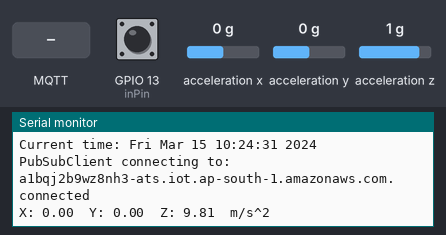
Bench run of a sketch on a simulated ESP8266 (NodeMCU). On the bench: the last lines printed to the serial monitor. The test bench sets the inputs (shaded band); at power-on: acceleration x 0 g, acceleration y 0 g, GPIO 13 (inPin) HIGH, acceleration z 1 g. WiFi joins after 1.5 s; servers stay silent unless stated; the local clock reads 2024-03-15 10:24:30 at power-on unless the sketch sets it; no MQTT or app messages arrive unless stated.

Above: at 2.7 s.
2.8 s: acceleration x set to -1.4 g
At 8.2 s:
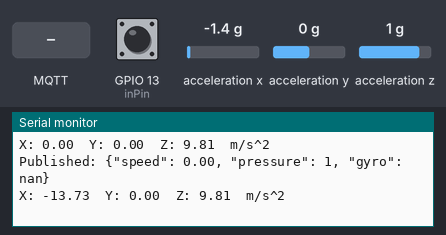
13.2 s: MQTT message "1" arrives on the first subscribed topic
18.2 s: MQTT message "on" arrives on the first subscribed topic
23.3 s: MQTT message "off" arrives on the first subscribed topic
31.3 s: acceleration y set to -1.4 g
At 32.4 s:
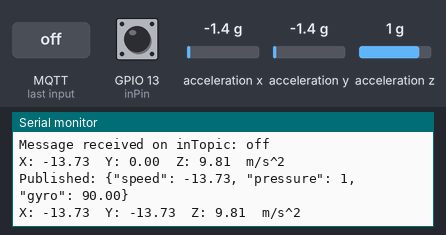

The sketch:

erickshaw_sketch.ino
```cpp
/* IoT Enabled Auto-Rickshaws
 * NodeMCU ESP8266 AWS IoT
 *
 * A program that reads sensor data and then transmits it to AWS IOT Core instance.
 * Uses the pubsubclient library to enable MQTT data transmission.
 *
 * Author: Parth Sharma
 */


// A. BASIC SETUP
// -------------------------------------------------------------

// Library Imports
#include <time.h>
#include "sntp.h"
#include <ESP8266WiFi.h>
#include <PubSubClient.h>
#include <Wire.h>
#include <Adafruit_Sensor.h>    // Adafruit  sensor library
#include <Adafruit_ADXL345_U.h>  // ADXL345 library

// Hardware Initialisations
int inPin = 13;   // choose the input pin (for a pushbutton)
int val = 0;     // variable for reading the pin status
int crash = 0;
float roll;
float pitch;
// Connection to a WiFi Network
const char* ssid = "Rishit's OnePlus";
const char* password = "IMMA1234";

// AWS Connection Endpoint
const char* awsEndpoint = "a1bqj2b9wz8nh3-ats.iot.ap-south-1.amazonaws.com";

// -------------------------------------------------------------


// B. AWS CERTIFICATES
// -------------------------------------------------------------

// 1. xxxxxxxxxx-certificate.pem.crt
static const char certificatePemCrt[] PROGMEM = R"EOF(
-----BEGIN CERTIFICATE-----
MIIDWTCCAkGgAwIBAgIUUt+DdQseqxcI/Gqo9YIy2EDdwn0wDQYJKoZIhvcNAQEL
BQAwTTFLMEkGA1UECwxCQW1hem9uIFdlYiBTZXJ2aWNlcyBPPUFtYXpvbi5jb20g
SW5jLiBMPVNlYXR0bGUgU1Q9V2FzaGluZ3RvbiBDPVVTMB4XDTIyMTIwNTE2NDI1
MFoXDTQ5MTIzMTIzNTk1OVowHjEcMBoGA1UEAwwTQVdTIElvVCBDZXJ0aWZpY2F0
ZTCCASIwDQYJKoZIhvcNAQEBBQADggEPADCCAQoCggEBALYHWlpPrNN0OL44mV03
Ap/5SwrDk/YBRogvdEOEV9hkMjMBVCCsdOaHmLLPUkM0KVlGXDrEDyOhA93fMWzx
jn+JB+5bTqc6bqNc1HRs15NwmmpPMnK/y3bjleonDsBGPi1bUisn52lVigkXvFU2
OSNjdLxIFMIK2da0cGQikg1D9avnyVamtVIqkgDBai/PVYhDT43xSnBCYz8DqbEx
una37NqiYMEd0Q8j7r+/+OPthMwJ7UYMmsEx5GbLJtZRRKPr/Q+Ak7vfR+F/1RXM
3Db3nmnih8uSgNguDn5Bf1QUqJ2dS/aVxQbI1eMIg2oxUTdgop0XiBM+yoeMFNA5
3lECAwEAAaNgMF4wHwYDVR0jBBgwFoAUK7Fxbgy4wruwYnwM7BrUvj8HRQAwHQYD
VR0OBBYEFBcS1h5tk9dUFjPadnYc8CPlmZ6tMAwGA1UdEwEB/wQCMAAwDgYDVR0P
AQH/BAQDAgeAMA0GCSqGSIb3DQEBCwUAA4IBAQAatoJnNTJXo9Ik09dbkV2hIzKk
KrzXR/sGn9gD7c/30unAE7eEqWIHnAb0P+cQoJvwwzFe28/UfAwhkiNxIHxf5nMs
oGRqNCzWnRVO3DZ3IvtsVZqBNju34bTKRZS4oOlT7HIuUODgS1t4GriGdghofy7r
3IHQIeMwDnUunnvmqMHHpf5AokzqblFPdyMoT/BVvYXFQ73mUsb46rJQkxKZoxz/
zBNF04fzeVBjNPexY/3AkTP6nZkB82b0BGp/OldN0P5F4ktr3jSWEb8oVPST8nEU
xFt8ZpGdsWe9DYTSbUzc4HHtB+REhu8FeJYrjgEB8U68aojxrU0uqccCScI1
-----END CERTIFICATE-----
)EOF";

// 2. xxxxxxxxxx-private.pem.key
static const char privatePemKey[] PROGMEM = R"EOF(
-----BEGIN RSA PRIVATE KEY-----
MIIEowIBAAKCAQEAtgdaWk+s03Q4vjiZXTcCn/lLCsOT9gFGiC90Q4RX2GQyMwFU
IKx05oeYss9SQzQpWUZcOsQPI6ED3d8xbPGOf4kH7ltOpzpuo1zUdGzXk3Caak8y
cr/LduOV6icOwEY+LVtSKyfnaVWKCRe8VTY5I2N0vEgUwgrZ1rRwZCKSDUP1q+fJ
Vqa1UiqSAMFqL89ViENPjfFKcEJjPwOpsTG6drfs2qJgwR3RDyPuv7/44+2EzAnt
RgyawTHkZssm1lFEo+v9D4CTu99H4X/VFczcNveeaeKHy5KA2C4OfkF/VBSonZ1L
9pXFBsjV4wiDajFRN2CinReIEz7Kh4wU0DneUQIDAQABAoIBAAywvIrZTSo8ywvv
9Dk8cZFnluS8N9+JvToXXNqsKleqvJkzuYLBozDDOVEWBR0sUMmpjxqFuqx4OEXK
nq6CtLWNfyEN+pDMERSQjztCr1DXI9zPgqvfVTcHrNbzPCMJgqI04Kijko2Uahgy
MG4cZqVh9Kx/tfrFOOSwFbnVcys7eJKqmnY6s2a2HLUPWX7vft58FsPSLGWIe+B0
OuGT9EZjkApfJvl7FE5yQ1nmEqOlMjW8xkbQXBiN7zYaN1Ji1n+bJN6pWIfJhlYQ
Bg1oBMqIYaKi9K4fRJqouTb1JfIPKLqnRKrwWpqKHG4YmnIR/TTCASl10eCl9KZf
NWX06xUCgYEA3vQLAWPhFbVTpR4hajhvHp1Pk6M0DzsMfEQArklBbCovr9dsFmDw
5NyKLwkBkLIuCKkAI/f254cdrG3JljFeXz5+ig67Ecu9ICb6jWgKsEVWxFgegrzy
v9je4PHKwmZvBTfogbWum+kItcF1si1ywusT5qIpPthJkL+mZD1b57sCgYEA0QJt
nF3V8ufkA0mawgmWA5h6hxX/Y+bjPELkUKNW55PBTwB0sDPMAMmDStOhojNwJ6XQ
BNTpqm9ckPIlgynXrA2Jb/0BZIPTJXRZ6BFgG8bBgf1Wdry2IAcildaDzGGCvlut
UfIuEFtmMw6+4eV7Tf10PWIGzuQfAdhEDoa/M2MCgYAgWj12mC3DXqqinTqwFTxa
ru0rOVWGmET5i0yl/c9WiNCerZ3rqWmLbE1JAf+OJaz0aMGydnsHod22db/44XUW
URU/p1+R94ScM8vL1Tsn1QgAOeFDi3OWTzwYXD3V89NMaI5+tASAb1JqPYZ8soei
rUYYA5QEoJIcRRM6HIVHnQKBgAcvay899pX0LN2EEULsa3DSNBwiwHXhwRwYPJsd
EmbBqJqbrGdGUJQSWWYgImVeGVPzmlQgMaw/SdJd0LZSoOx0Rq5H511aPs8B0flt
Z31s9sgOOoO4dxZgyGqYRk2naIQ8yJeRmM3NJpVIw30mk3eZ5/4YOZ2xL/OzSJur
PDV7AoGBAMZ48eVV93dBPVyWMniIxovoQvtkk5oFWtlBoC+Wyi/TPO947wncHczq
8T/lJyhV5Y+Qq6ZTZwdE6TSNfpM5GOOcB8oiO/EmiF9bnLtjr3MuxFNIK0wwgCDG
xnAwRKFLyCAxMo71/mprwGkPbyB0S4k43+p2xwPkr8yMFrd/bamp
-----END RSA PRIVATE KEY-----
)EOF";

// 3. AWS IOT CA certificate
static const char caPemCrt[] PROGMEM = R"EOF(
-----BEGIN CERTIFICATE-----
MIIDQTCCAimgAwIBAgITBmyfz5m/jAo54vB4ikPmljZbyjANBgkqhkiG9w0BAQsF
ADA5MQswCQYDVQQGEwJVUzEPMA0GA1UEChMGQW1hem9uMRkwFwYDVQQDExBBbWF6
b24gUm9vdCBDQSAxMB4XDTE1MDUyNjAwMDAwMFoXDTM4MDExNzAwMDAwMFowOTEL
MAkGA1UEBhMCVVMxDzANBgNVBAoTBkFtYXpvbjEZMBcGA1UEAxMQQW1hem9uIFJv
b3QgQ0EgMTCCASIwDQYJKoZIhvcNAQEBBQADggEPADCCAQoCggEBALJ4gHHKeNXj
ca9HgFB0fW7Y14h29Jlo91ghYPl0hAEvrAIthtOgQ3pOsqTQNroBvo3bSMgHFzZM
9O6II8c+6zf1tRn4SWiw3te5djgdYZ6k/oI2peVKVuRF4fn9tBb6dNqcmzU5L/qw
IFAGbHrQgLKm+a/sRxmPUDgH3KKHOVj4utWp+UhnMJbulHheb4mjUcAwhmahRWa6
VOujw5H5SNz/0egwLX0tdHA114gk957EWW67c4cX8jJGKLhD+rcdqsq08p8kDi1L
93FcXmn/6pUCyziKrlA4b9v7LWIbxcceVOF34GfID5yHI9Y/QCB/IIDEgEw+OyQm
jgSubJrIqg0CAwEAAaNCMEAwDwYDVR0TAQH/BAUwAwEB/zAOBgNVHQ8BAf8EBAMC
AYYwHQYDVR0OBBYEFIQYzIU07LwMlJQuCFmcx7IQTgoIMA0GCSqGSIb3DQEBCwUA
A4IBAQCY8jdaQZChGsV2USggNiMOruYou6r4lK5IpDB/G/wkjUu0yKGX9rbxenDI
U5PMCCjjmCXPI6T53iHTfIUJrU6adTrCC2qJeHZERxhlbI1Bjjt/msv0tadQ1wUs
N+gDS63pYaACbvXy8MWy7Vu33PqUXHeeE6V/Uq2V8viTO96LXFvKWlJbYK8U90vv
o/ufQJVtMVT8QtPHRh8jrdkPSHCa2XV4cdFyQzR1bldZwgJcJmApzyMZFo6IQ6XU
5MsI+yMRQ+hDKXJioaldXgjUkK642M4UwtBV8ob2xJNDd2ZhwLnoQdeXeGADbkpy
rqXRfboQnoZsG4q5WTP468SQvvG5
-----END CERTIFICATE-----
)EOF";

// Onboarding AWS Certificates to pubsubclient
BearSSL::X509List client_crt(certificatePemCrt);
BearSSL::PrivateKey client_key(privatePemKey);
BearSSL::X509List rootCert(caPemCrt);

WiFiClientSecure wiFiClient;
void msgReceived(char* topic, byte* payload, unsigned int len);
PubSubClient pubSubClient(awsEndpoint, 8883, msgReceived, wiFiClient);

// -------------------------------------------------------------

Adafruit_ADXL345_Unified accel = Adafruit_ADXL345_Unified();   // ADXL345 Object

// PRIMARY CODE
// -------------------------------------------------------------
void setup() {
  Serial.begin(9600); // resetting baud rate from 115200 (check if works)
  Serial.println();
  Serial.println("IOT Enabled Auto Rickshaws");

pinMode(inPin, INPUT);    // declare pushbutton as input

  // WRITE CODE BELOW THIS
 if(!accel.begin())   // if ASXL345 sensor not found
  {
    Serial.println("ADXL345 not detected");
    while(1);
  }

  Serial.print("Connecting to "); Serial.print(ssid);
  WiFi.begin(ssid, password);
  WiFi.waitForConnectResult();
  Serial.print(", WiFi connected, IP address: "); Serial.println(WiFi.localIP());

  // get current time, otherwise certificates are flagged as expired
  sntp_stop(); //speeds up the connection with UDP servers
  sntp_init(); // speeds up the connection with UDP servers
  setCurrentTime();

  wiFiClient.setClientRSACert(&client_crt, &client_key);
  wiFiClient.setTrustAnchors(&rootCert);
}

unsigned long lastPublish;
int msgCount;

void loop() {
  pubSubCheckConnect();
  // WRITE CODE HERE
  val = digitalRead(inPin);  // read input value
  if (val == LOW) {         // check if the input is LOW (button released)
    crash = 0;  // crash has not occured
  }
  if(val == HIGH){
    crash = 1;
     }
  sensors_event_t event;
  accel.getEvent(&event);
  Serial.print("X: ");
  Serial.print(event.acceleration.x);
  Serial.print("  ");
  Serial.print("Y: ");
  Serial.print(event.acceleration.y);
  Serial.print("  ");
  Serial.print("Z: ");
  Serial.print(event.acceleration.z);
  Serial.print("  ");
  Serial.println("m/s^2 ");
  delay(5000);

  // JSON format parsing strings
  const char* speed1 = "{\"speed\": ";
  const char* pressure1 = ", \"pressure\": ";
  const char* gyro1 = ", \"gyro\": ";
  const char* close = "}";

  // values returned to the AWS Core
  // char* speed = "34";
  String speed = String(event.acceleration.x);
  String pressure = "20";
  String gyro = "250";
  roll = atan(event.acceleration.y / sqrt(pow(event.acceleration.x, 2) + pow(event.acceleration.z, 2))) * 180 / PI;
  pitch = atan(-1 * event.acceleration.x / sqrt(pow(event.acceleration.y, 2) + pow(event.acceleration.y, 2))) * 180 / PI;
  String PitchRoll = String(pitch);
  //String Roll =

  // method to consolidate and publish data to AWS every 5 seconds
  if (millis() - lastPublish > 5000) {
    String msg = String(speed1) + String(speed) + String(pressure1) + String(crash) + String(gyro1) + String(PitchRoll) + String(close);
    pubSubClient.publish("outTopic", msg.c_str());
    Serial.print("Published: ");
    Serial.println(msg);
    lastPublish = millis();
  }
}

// handler to acknowledge AWS handshake
void msgReceived(char* topic, byte* payload, unsigned int length) {
  Serial.print("Message received on "); Serial.print(topic); Serial.print(": ");
  for (int i = 0; i < length; i++) {
    Serial.print((char)payload[i]);
  }
  Serial.println();
}

// handler to connect to AWS IOT Core Endpoint
void pubSubCheckConnect() {
  if ( ! pubSubClient.connected()) {
    Serial.print("PubSubClient connecting to: "); Serial.print(awsEndpoint);
    while ( ! pubSubClient.connected()) {
      Serial.print(".");
      pubSubClient.connect("ESPthing");
    }
    Serial.println(" connected");
    pubSubClient.subscribe("inTopic");
  }
  pubSubClient.loop();
}

// handler to set current time for certificate validation
void setCurrentTime() {
  configTime(3 * 3600, 0, "pool.ntp.org", "time.nist.gov");

  Serial.print("Waiting for NTP time sync: ");
  time_t now = time(nullptr);
  while (now < 8 * 3600 * 2) {
    delay(500);
    Serial.print(".");
    now = time(nullptr);
  }
  Serial.println("");
  struct tm timeinfo;
  gmtime_r(&now, &timeinfo);
  Serial.print("Current time: "); Serial.print(asctime(&timeinfo));
}
```

Measured:
- after the input at 2.8 s, the serial monitor: prints a new line after 3.9 s (image 1)
- after the input at 31.3 s, the serial monitor: prints a new line after 0.66 s (image 2)
